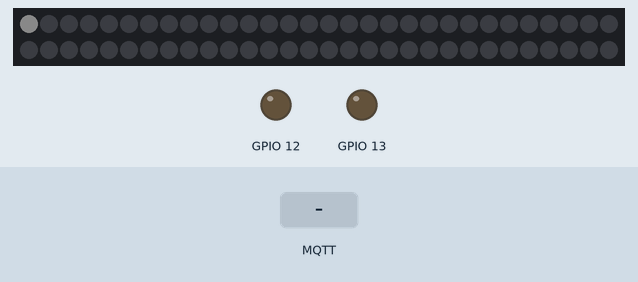
Recording of a sketch running on a simulated ESP8266 (NodeMCU). Shown: 60 RGB LEDs in strip order, left to right, continuing on the next row, output pins drawn as LEDs (lit = HIGH). Inputs (shaded band) come from the test bench. Dim RGB values are drawn brighter than linear; WiFi joins after 1.5 s; servers stay silent unless stated; no MQTT or app messages arrive unless stated; what the sketch prints to the serial monitor is not drawn.

Above: at 0.1 s.
At 0.7 s:
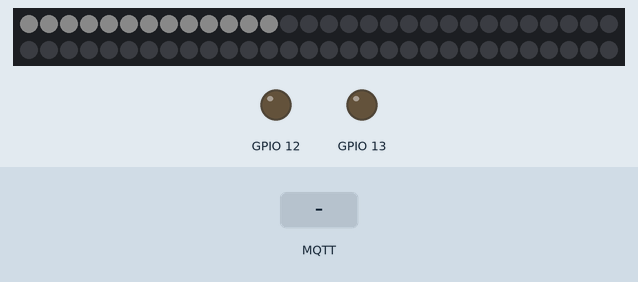
At 5.8 s:
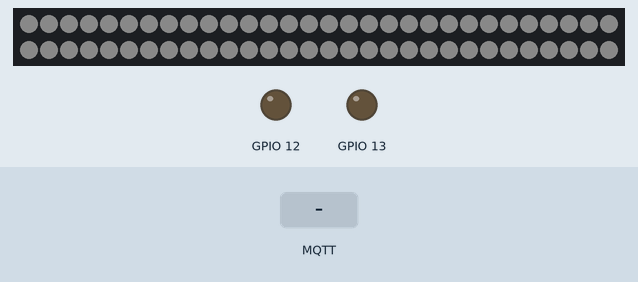
5.9 s: MQTT message "Kennel" arrives on the first subscribed topic
7.4 s: MQTT message "timeKennel" arrives on the first subscribed topic
8.9 s: MQTT message "0" arrives on the first subscribed topic
Timing chart, 0 to 11.9 s (numbered marks = the images above; inputs shaded):
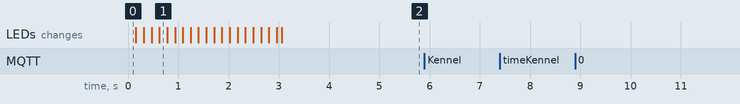

The sketch:

Midterm_Display.ino
```cpp
/*Adele Parsons
 *
 * Controls an ambient display. Neopixels change color based
 * on the readings from the sensors, and green LEDs act as a visual timer.
 *
 *
*/

// Libraries to include.
#include "Wire.h"
#include <ESP8266WiFi.h>
#include <PubSubClient.h>
#include <ArduinoJson.h>
#include <Adafruit_NeoPixel.h>

#define wifi_ssid "" // WiFi name
#define wifi_password "" // WiFi password
#define mqtt_server "mediatedspaces.net" //MQTT server name
#define mqtt_user "hcdeiot" // username
#define mqtt_password "esp8266" //still using login/pass authorization for MQTT server
#define topic_name "Kennel" // Unique topic name to subscribe to
#define PIN 14

// Some integer definition
int tempInt;
int motionInt;
int speakerPin = 0;
int numTones = 4;
int tones[] = {261, 220, 246, 196};


// Initialize LEDs
Adafruit_NeoPixel pixels = Adafruit_NeoPixel(60, PIN, NEO_GRB + NEO_KHZ800);

// Initializes the LCD and wifi
WiFiClient espClient;
PubSubClient client(espClient);

//some arrays to hold our parsed data
const char* temp;
const char* motion;
const char* timing;

char incoming[100]; //an array to hold the incoming message

// Connects to wifi
void setup_wifi() {
  delay(10);
  // We start by connecting to a WiFi network
  Serial.println();
  Serial.print("Connecting to ");
  Serial.println(wifi_ssid);

  WiFi.begin(wifi_ssid, wifi_password);

  while (WiFi.status() != WL_CONNECTED) {
    delay(500);
    Serial.print(".");
  }

  Serial.println("");
  Serial.println("WiFi connected");
  Serial.println("IP address: ");
  Serial.println(WiFi.localIP());
}

//here is our callback
void callback(char* topic, byte* payload, unsigned int length) {
  if (strcmp(topic, "Kennel") == 0) {
    Serial.print("Message arrived [");
    Serial.print(topic);
    Serial.print("] ");
    for (int i = 0; i < 101; i++) {
      incoming[i] = (char)payload[i];  //payload is an array of bytes (characters) that we put into incoming[]
    }
    Serial.println(incoming); //just to debug, is it there?

    // Sets up a JSON buffer so the incoming message can be parsed
    DynamicJsonBuffer  jsonBuffer;
    JsonObject& root = jsonBuffer.parseObject(incoming);

    if (!root.success()) {
      Serial.println("parseObject() failed");
      return;
    }

    // Variables for the sensor data received in a JSON format.
    temp = root["temp"].asString();
    motion = root["motion"].asString();
    tempInt = atoi(temp);
    motionInt = atoi(motion);

    if (tempInt >= 80.00) { // If the temperature is too hot, turn pixels red
      for (int i = 0; i < 60; i++) {
        pixels.setPixelColor(i, pixels.Color(150, 0, 0));
        pixels.show();
        delay(50);
      }
      if (tempInt >= 90.00) { // If the temp is > 90, buzzer plays
        for (int thisNote = 0; thisNote < numTones; thisNote++) {
          tone(speakerPin, tones[thisNote]);
          delay(500);
          noTone(speakerPin);
        }
      }
    } else if (motionInt == 1) { // If motion detected, pixels turn blue
      for (int i = 0; i < 60; i++) {
        pixels.setPixelColor(i, pixels.Color(0, 0, 150));
        pixels.show();
        delay(50);
      }
    } else { // Everything is ok (white pixels)
      for (int i = 0; i < 60; i++) {
        pixels.setPixelColor(i, pixels.Color(10, 10, 10));
        pixels.show();
        delay(50);
      }
    }
  }
  else if (strcmp(topic, "timeKennel") == 0) { // Green LEDs flash every 30 min spent in kennel
    Serial.print("Message arrived [");
    Serial.print(topic);
    Serial.print("] ");
    for (int i = 0; i < 101; i++) {
      incoming[i] = (char)payload[i];  //payload is an array of bytes (characters) that we put into incoming[]
    }
    Serial.println(incoming); //just to debug, is it there?

    // Sets up a JSON buffer so the incoming message can be parsed
    DynamicJsonBuffer  jsonBuffer;
    JsonObject& root = jsonBuffer.parseObject(incoming);

    if (!root.success()) {
      Serial.println("parseObject() failed");
      return;
    }
      digitalWrite(12, HIGH); // LED on
      digitalWrite(13, HIGH);
      delay(5000);
      digitalWrite(12, LOW); // LED off
      digitalWrite(13, LOW);
  }
}

// Function to reconnect the ESP8266 if it becomes disconnected.
void reconnect() {
  // Loop until we're reconnected
  while (!client.connected()) {
    Serial.print("Attempting MQTT connection...");
    if (client.connect("AdeleParsons", mqtt_user, mqtt_password)) {
      Serial.println("connected");
      client.subscribe(topic_name);
      client.subscribe("timeKennel");
    } else {
      Serial.print("failed, rc=");
      Serial.print(client.state());
      Serial.println(" try again in 5 seconds");
      // Wait 5 seconds before retrying
    }
  }
}

// sets up the serial monitor, wifi, and MQTT server
void setup() {

  pinMode(12, OUTPUT);
  pinMode(13, OUTPUT);
  Serial.begin(115200);

  pixels.begin(); // This initializes the NeoPixel library.
  for (int i = 0; i < 60; i++) { // Start with white pixels
    pixels.setPixelColor(i, pixels.Color(10, 10, 10));
    pixels.show();
    delay(50);
  }

  setup_wifi();
  client.setServer(mqtt_server, 1883);
  client.setCallback(callback);
}

// LOOP
void loop() {
  if (!client.connected()) {
    reconnect();
  }
  client.loop();
}
```

Measured:
- after the input at 5.9 s, every drawn part: stays the same
- after the input at 7.4 s, every drawn part: stays the same
- after the input at 8.9 s, every drawn part: stays the same
